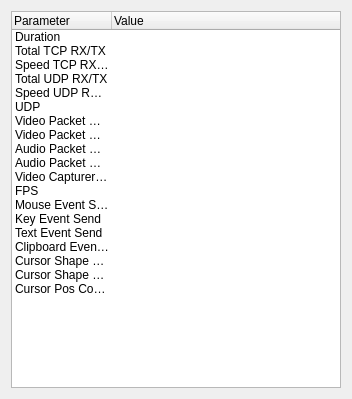
<?xml version="1.0" encoding="UTF-8"?>
<ui version="4.0">
 <class>StatisticsDialog</class>
 <widget class="QDialog" name="StatisticsDialog">
  <property name="geometry">
   <rect>
    <x>0</x>
    <y>0</y>
    <width>352</width>
    <height>399</height>
   </rect>
  </property>
  <property name="windowTitle">
   <string>Statistics</string>
  </property>
  <layout class="QVBoxLayout" name="verticalLayout">
   <item>
    <widget class="QTreeWidget" name="tree">
     <property name="showDropIndicator" stdset="0">
      <bool>false</bool>
     </property>
     <property name="indentation">
      <number>0</number>
     </property>
     <property name="itemsExpandable">
      <bool>false</bool>
     </property>
     <property name="expandsOnDoubleClick">
      <bool>false</bool>
     </property>
     <column>
      <property name="text">
       <string>Parameter</string>
      </property>
     </column>
     <column>
      <property name="text">
       <string>Value</string>
      </property>
     </column>
     <item>
      <property name="text">
       <string notr="true">Duration</string>
      </property>
     </item>
     <item>
      <property name="text">
       <string notr="true">Total TCP RX/TX</string>
      </property>
     </item>
     <item>
      <property name="text">
       <string notr="true">Speed TCP RX/TX</string>
      </property>
     </item>
     <item>
      <property name="text">
       <string notr="true">Total UDP RX/TX</string>
      </property>
     </item>
     <item>
      <property name="text">
       <string notr="true">Speed UDP RX/TX</string>
      </property>
      <property name="text">
       <string notr="true"/>
      </property>
     </item>
     <item>
      <property name="text">
       <string notr="true">UDP</string>
      </property>
     </item>
     <item>
      <property name="text">
       <string notr="true">Video Packet Count</string>
      </property>
     </item>
     <item>
      <property name="text">
       <string notr="true">Video Packet MIN/MAX/AVG</string>
      </property>
     </item>
     <item>
      <property name="text">
       <string notr="true">Audio Packet Count</string>
      </property>
     </item>
     <item>
      <property name="text">
       <string notr="true">Audio Packet MIN/MAC/AVG</string>
      </property>
     </item>
     <item>
      <property name="text">
       <string notr="true">Video Capturer/Encoder</string>
      </property>
     </item>
     <item>
      <property name="text">
       <string notr="true">FPS</string>
      </property>
     </item>
     <item>
      <property name="text">
       <string notr="true">Mouse Event Send/Drop</string>
      </property>
     </item>
     <item>
      <property name="text">
       <string notr="true">Key Event Send</string>
      </property>
     </item>
     <item>
      <property name="text">
       <string notr="true">Text Event Send</string>
      </property>
     </item>
     <item>
      <property name="text">
       <string notr="true">Clipboard Event Read/Send</string>
      </property>
     </item>
     <item>
      <property name="text">
       <string notr="true">Cursor Shape Count/Cache</string>
      </property>
     </item>
     <item>
      <property name="text">
       <string notr="true">Cursor Shape Cache Size</string>
      </property>
     </item>
     <item>
      <property name="text">
       <string notr="true">Cursor Pos Count</string>
      </property>
     </item>
    </widget>
   </item>
  </layout>
 </widget>
 <resources/>
 <connections/>
</ui>
